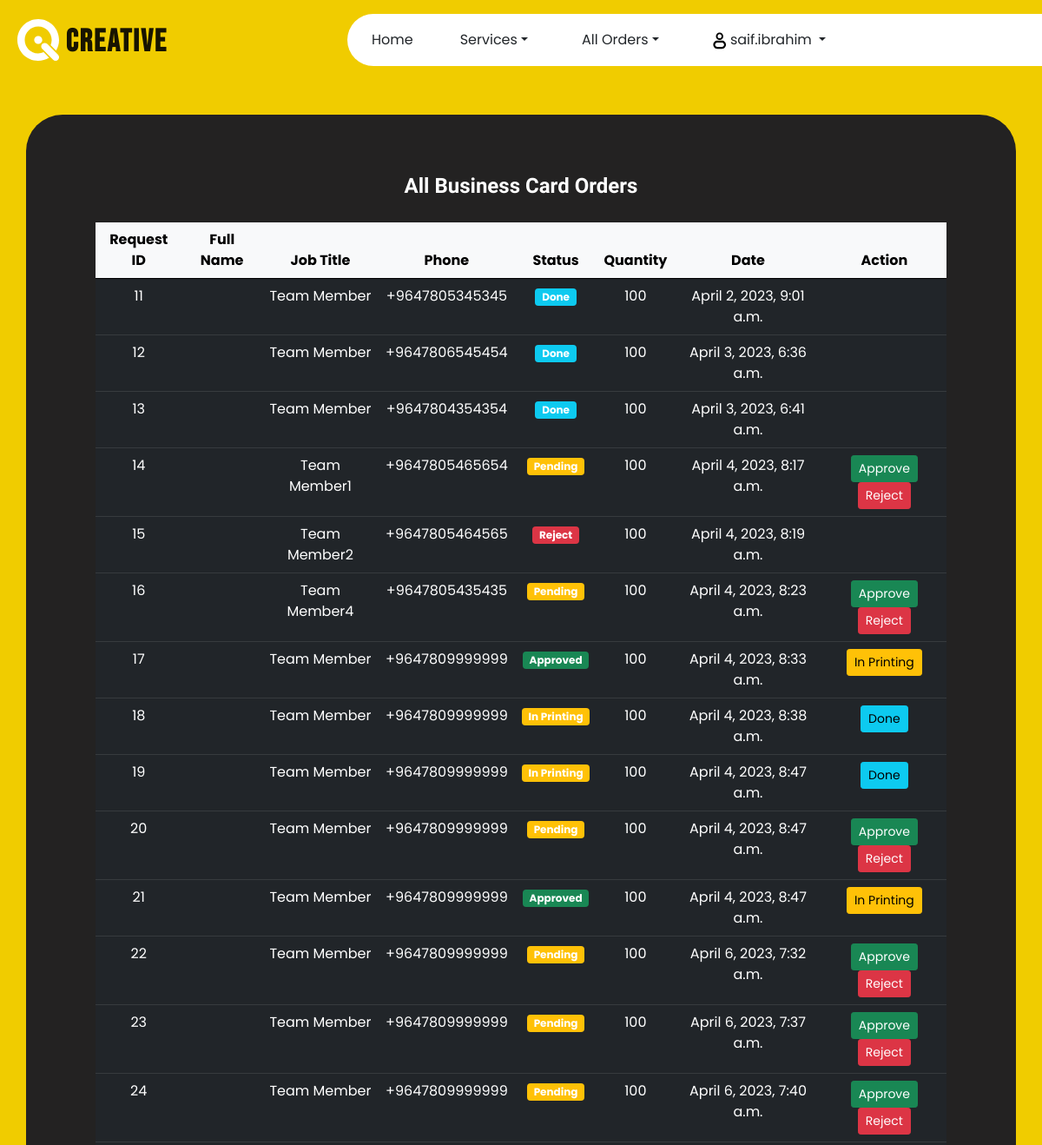
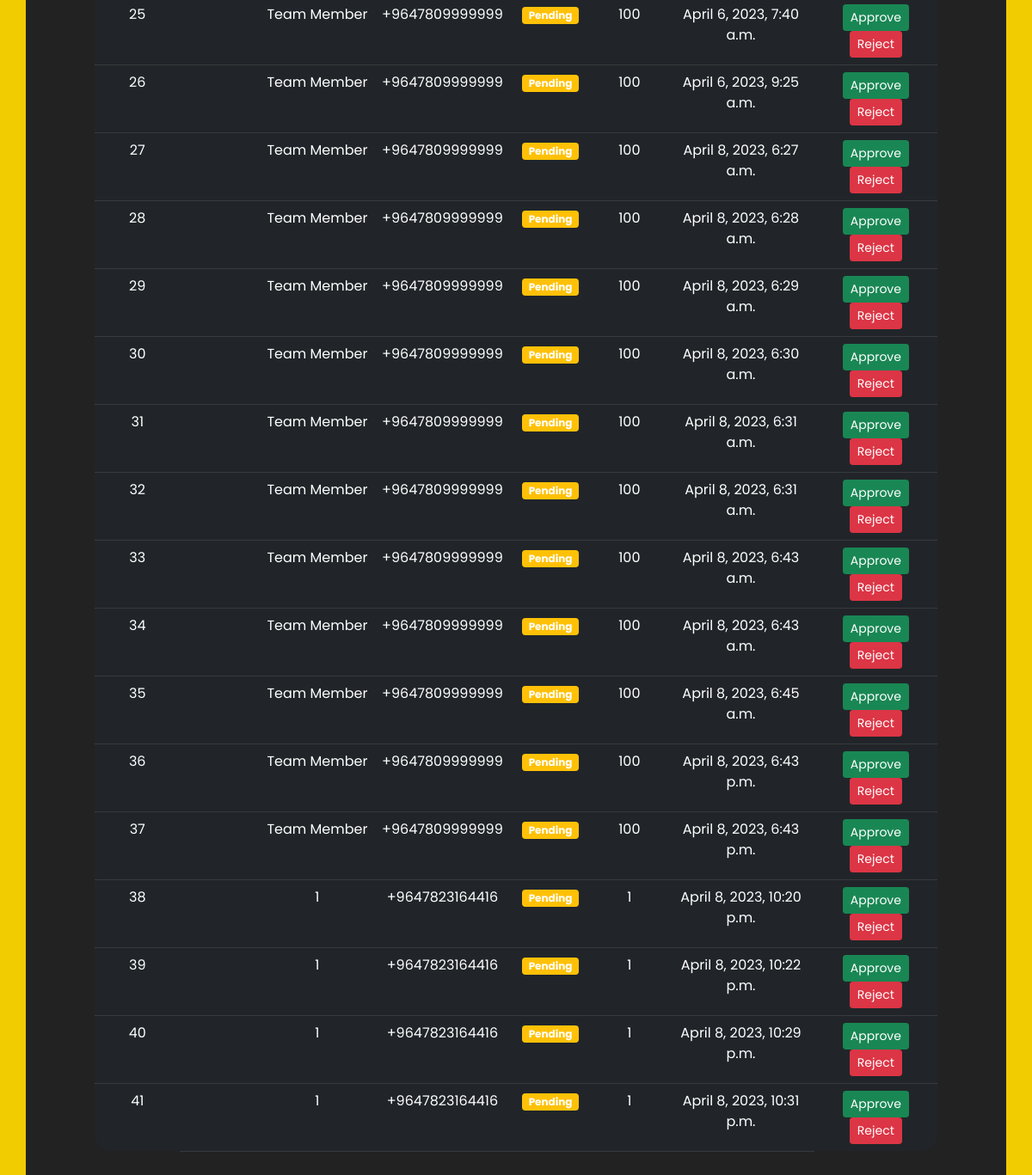
/business_order/orders/ (signed in), run on the app's committed database (2 pictures, top to bottom).
### accounts/models.py (models this page shows, shortened)
class User(AbstractBaseUser, PermissionsMixin):
    id = models.AutoField(primary_key=True, )
    phone = PhoneNumberField()
    firstname = models.CharField(verbose_name=_("first name"), max_length=30)
    lastname = models.CharField(verbose_name=_("last name"), max_length=30)
    email = models.EmailField(verbose_name=_("email"), max_length=60, unique=True)
    username = models.CharField(max_length=30, unique=True, verbose_name=_('Username'))
    last_login = models.DateTimeField(verbose_name=_('last login'), auto_now=True)
    is_businesscard_admin = models.BooleanField(default=False, verbose_name=_('Is Business Card admin'))
    is_servicecenter_admin = models.BooleanField(default=False, verbose_name=_('Is Service Center admin'))
    is_active = models.BooleanField(default=True, verbose_name=_('Is active'))
    is_staff = models.BooleanField(default=False, verbose_name=_('Is staff'))
    is_superuser = models.BooleanField(default=False, verbose_name=_('Is superuser'))
    created_at = models.DateTimeField(auto_now_add=True,editable=False,verbose_name=_('Created at'))
    modified_at = models.DateTimeField(auto_now=True,editable=False,verbose_name=_('Modified at'))
    created_by = models.ForeignKey(
        'User', related_name='%(class)s_createdby', on_delete=models.CASCADE, blank=True, null=True,editable=False,verbose_name=_('Created by'))
    modified_by = models.ForeignKey(
        'User', related_name='%(class)s_modifiedby', null=True, blank=True, on_delete=models.CASCADE,editable=False,verbose_name=_('Modified by'))
    USERNAME_FIELD = 'email'
    REQUIRED_FIELDS = ['username']
    objects = UserManager()
    class Meta:
        verbose_name = _('User')
        verbose_name_plural = _('Users')

### businesscard/models.py (models this page shows, shortened)
class BusinessRequest(models.Model):
    id = models.AutoField(primary_key=True, )
    user = models.ForeignKey(User, related_name='%(class)s_user',
                             null=True, blank=True, on_delete=models.CASCADE)
    employee_id = models.BigIntegerField(blank=False, null=False)
    first_name_en = models.CharField(
        max_length=250, blank=False, null=False, verbose_name='First Name En')
    last_name_en = models.CharField(
        max_length=250, blank=True, null=True, verbose_name='Last Name En')
    first_name_ar = models.CharField(
        max_length=250, blank=False, null=False, verbose_name='First Name Ar')
    last_name_ar = models.CharField(
        max_length=250, blank=True, null=True, verbose_name='last Name Ar')
    job_title = models.CharField(
        max_length=250, blank=False, null=False, verbose_name='Job Title En')
    job_title_ar = models.CharField(
        max_length=250, blank=False, null=False, verbose_name='Job Title Ar')
    phone = PhoneNumberField(verbose_name="Phone Number")
    quantity = models.BigIntegerField(blank=False, null=False)
    pdf = models.FileField(upload_to='pdf/%Y/%m/%d/', verbose_name='PDF')
    created_at = models.DateTimeField(
        auto_now_add=True, editable=False, verbose_name='Created at')
    status = models.CharField(choices=STATUS, default='Pending', max_length=250, blank=False, null=False,
                              verbose_name='Status')
    status_change_by = models.ForeignKey(User, related_name='%(class)s_status_change_by', null=True, blank=True,
                                         on_delete=models.CASCADE)
    status_change_at = models.DateTimeField(
        editable=False, null=True, blank=True, verbose_name='Status Change By')
    modified_at = models.DateTimeField(
        auto_now=True, editable=False, verbose_name='Modified at')
    created_by = models.ForeignKey(
        User, related_name='%(class)s_createdby', on_delete=models.CASCADE, blank=True, null=True, editable=False,
        verbose_name='Created by')
    modified_by = models.ForeignKey(
        User, related_name='%(class)s_modifiedby', null=True, blank=True, on_delete=models.CASCADE, editable=False,
        verbose_name='Modified by')

### businesscard/views.py (the view)
# urls.py: path('orders/', BusinessRequestList, name='business_orders'),
def BusinessRequestList(request):
    all_requests = None
    if request.user.is_authenticated and (request.user.is_superuser or request.user.is_businesscard_admin):
        all_requests = BusinessRequest.objects.all()
    context = {
        'all_requests': all_requests,
    }
    return render(request, 'businesscard/orders.html', context)

### templates/businesscard/orders.html (shortened to what this page needs)
{% extends "layout.html" %}
{% block content %}
{% load static %}
{% if user.is_authenticated %}
    <div class="h-full-page" id="orders">
        <div class="my-container lg:flex x2l:block justify-center">
            <div class="sgin-in-section pb-3 p-2 xl:p-10 lg:flex flex-col justify-center text-center bg-qitext text-white">
                <h3 class="message text-3xl x2l:text-4xl font-extrabold font-roleway">All Business Card Orders</h3>
                <div class="table-responsive">
                <table class="table table-dark table-hover responsive">
                    <thead class="table-light">
                        <tr>
                            <th>Request ID</th>
                            <th>Full Name</th>
                            <th>Job Title</th>
                            <th>Phone</th>
                            <th>Status</th>
                            <th>Quantity</th>
                            <th>Date</th>
                            <th>Action</th>
                        </tr>
                     </thead>
                    <tbody>
                    {% for req in all_requests %}
                    <tr>
                        <td><a href="{% url 'BusinessRequestDetails' req.id %}">{{ req.id }}</a></td>
                        <td>{{ req.full_name_en }}</td>
                        <td>{{ req.job_title }}</td>
                        <td>{{ req.phone }}</td>
                        <td><span class="badge bg-{% if req.status == 'Pending' %}warning{% elif req.status == 'Approved' %}success{% elif req.status == 'Reject' %}danger{% elif req.status == 'In Printing' %}warning{% elif req.status == 'Done' %}info{% endif %}">{{ req.status }}</span></td>
                        <td>{{ req.quantity }}</td>
                        <td>{{ req.created_at }}</td>
                        <td>{% if req.status == 'Pending' %}<a class="btn btn-sm btn-success" href="{% url 'BusinessRequestApprove' req.id %}">Approve</a><a class="btn btn-sm btn-danger" href="{% url 'BusinessRequestReject' req.id %}">Reject</a>{% elif req.status == 'Approved' %}<a class="btn btn-sm btn-warning" href="{% url 'BusinessRequestInPrinting' req.id %}">In Printing</a>{% elif req.status == 'In Printing' %}<a class="btn btn-sm btn-info" href="{% url 'BusinessRequestDone' req.id %}">Done</a>{% endif %}
                        </td>
                    </tr>
                    {% endfor %}
                    </tbody>
                </table>
                </div>
            </div>
        </div>
    </div>
{% endif %}
{% endblock %}

### templates/layout.html (shortened to what this page needs)
{% load static %} {% load socialaccount %}
<!DOCTYPE html>
<html lang="en">
  <head>
    <link href="{% static 'css/bootstrap.min.css' %}" rel="stylesheet" />
    <link
      rel="stylesheet"
      type="text/css"
      href="{% static 'css/index-ce0453.css' %}?v=1.1.4"
    />
    <link
      rel="stylesheet"
      href="https://cdn.jsdelivr.net/npm/bootstrap-icons@1.10.4/font/bootstrap-icons.css"
    />
    <link href="{% static 'css/aos.css' %}" rel="stylesheet" />
  </head>
  <body style="background-color: #f0cc00">
    <div id="root">
      <div class="bg-qibg text-qitext pt-2">
        <nav
          class="navbar navbar-expand-lg sticky-top navbar-light"
          id="qi-navbar"
        >
          <div class="container-fluid">
            <a
              class="navbar-brand font-bold text-3xl sm:text-4xl font-bebas xs:block"
              href="/"
            >
              <img
                src="{% static '/images/qi-logo.svg' %}"
                alt="Logo"
                height="48px"
                width="48px"
                class="d-inline-block"
              />
              <p class="nav-text">Creative</p>
            </a>
            <div
              class="collapse navbar-collapse bg-white rounded-l-full"
              id="QinavbarToggler"
            >
              <ul class="nav nav-navbar items-center me-auto mb-2 mb-lg-0">
                <li class="nav-item">
                  <a class="nav-link link-hover text-dark" href="/">Home</a>
                </li>
                 {% if user.is_authenticated %}
                <li class="nav-item dropdown">
                  <a
                    class="nav-link dropdown-toggle text-dark"
                    href="#"
                    id="navbarDropdown"
                    role="button"
                    data-bs-toggle="dropdown"
                    aria-expanded="false"
                    >Services</a
                  >
                </li>
                {% if user.is_superuser or user.is_businesscard_admin %}
                <li class="nav-item dropdown">
                  <a
                    class="nav-link dropdown-toggle text-dark"
                    href="#"
                    id="navbarDropdown"
                    role="button"
                    data-bs-toggle="dropdown"
                    aria-expanded="false"
                    >All Orders</a
                  >
                </li>
                {% endif %}
                <li class="nav-item dropdown">
                  <a
                    class="nav-link dropdown-toggle text-dark"
                    href="#"
                    id="navbarDropdown"
                    role="button"
                    data-bs-toggle="dropdown"
                    aria-expanded="false"
                  >
                    <img
                      src="{% static '/images/profile.svg' %}"
                      alt="Logo"
                      height="16px"
                      width="16px"
                      class="d-inline-block"
                    />
                    {{ user.username }}
                  </a>
                </li>
                {% endif %}
              </ul>
            </div>
          </div>
        </nav>
         {% block content %}{% endblock %}
      </div>
    </div>
  </body>
</html>

### data on the page
User: username "saif.ibrahim"
BusinessRequest: id "11", job_title "Team Member", phone "+9647805345345", status "Done", quantity "100", created_at "April 2, 2023, 9:01 a.m."
BusinessRequest: id "12", job_title "Team Member", phone "+9647806545454", status "Done", quantity "100", created_at "April 3, 2023, 6:36 a.m."
BusinessRequest: id "13", job_title "Team Member", phone "+9647804354354", status "Done", quantity "100", created_at "April 3, 2023, 6:41 a.m."
BusinessRequest: id "14", job_title "Team Member1", phone "+9647805465654", status "Pending", quantity "100", created_at "April 4, 2023, 8:17 a.m.", shows "Approve"
BusinessRequest: id "15", job_title "Team Member2", phone "+9647805464565", status "Reject", quantity "100", created_at "April 4, 2023, 8:19 a.m."
BusinessRequest: id "16", job_title "Team Member4", phone "+9647805435435", status "Pending", quantity "100", created_at "April 4, 2023, 8:23 a.m.", shows "Approve"
BusinessRequest: id "17", job_title "Team Member", phone "+9647809999999", status "Approved", quantity "100", created_at "April 4, 2023, 8:33 a.m.", shows "In Printing"
BusinessRequest: id "18", job_title "Team Member", phone "+9647809999999", status "In Printing", quantity "100", created_at "April 4, 2023, 8:38 a.m.", shows "Done"
BusinessRequest: id "19", job_title "Team Member", phone "+9647809999999", status "In Printing", quantity "100", created_at "April 4, 2023, 8:47 a.m.", shows "Done"
BusinessRequest: id "20", job_title "Team Member", phone "+9647809999999", status "Pending", quantity "100", created_at "April 4, 2023, 8:47 a.m.", shows "Approve"
BusinessRequest: id "21", job_title "Team Member", phone "+9647809999999", status "Approved", quantity "100", created_at "April 4, 2023, 8:47 a.m.", shows "In Printing"
BusinessRequest: id "22", job_title "Team Member", phone "+9647809999999", status "Pending", quantity "100", created_at "April 6, 2023, 7:32 a.m.", shows "Approve"
BusinessRequest: id "23", job_title "Team Member", phone "+9647809999999", status "Pending", quantity "100", created_at "April 6, 2023, 7:37 a.m.", shows "Approve"
BusinessRequest: id "24", job_title "Team Member", phone "+9647809999999", status "Pending", quantity "100", created_at "April 6, 2023, 7:40 a.m.", shows "Approve"
BusinessRequest: id "25", job_title "Team Member", phone "+9647809999999", status "Pending", quantity "100", created_at "April 6, 2023, 7:40 a.m.", shows "Approve"
BusinessRequest: id "26", job_title "Team Member", phone "+9647809999999", status "Pending", quantity "100", created_at "April 6, 2023, 9:25 a.m.", shows "Approve"
BusinessRequest: id "27", job_title "Team Member", phone "+9647809999999", status "Pending", quantity "100", created_at "April 8, 2023, 6:27 a.m.", shows "Approve"
BusinessRequest: id "28", job_title "Team Member", phone "+9647809999999", status "Pending", quantity "100", created_at "April 8, 2023, 6:28 a.m.", shows "Approve"
BusinessRequest: id "29", job_title "Team Member", phone "+9647809999999", status "Pending", quantity "100", created_at "April 8, 2023, 6:29 a.m.", shows "Approve"
BusinessRequest: id "30", job_title "Team Member", phone "+9647809999999", status "Pending", quantity "100", created_at "April 8, 2023, 6:30 a.m.", shows "Approve"
BusinessRequest: id "31", job_title "Team Member", phone "+9647809999999", status "Pending", quantity "100", created_at "April 8, 2023, 6:31 a.m.", shows "Approve"
BusinessRequest: id "32", job_title "Team Member", phone "+9647809999999", status "Pending", quantity "100", created_at "April 8, 2023, 6:31 a.m.", shows "Approve"
BusinessRequest: id "33", job_title "Team Member", phone "+9647809999999", status "Pending", quantity "100", created_at "April 8, 2023, 6:43 a.m.", shows "Approve"
BusinessRequest: id "34", job_title "Team Member", phone "+9647809999999", status "Pending", quantity "100", created_at "April 8, 2023, 6:43 a.m.", shows "Approve"
BusinessRequest: id "35", job_title "Team Member", phone "+9647809999999", status "Pending", quantity "100", created_at "April 8, 2023, 6:45 a.m.", shows "Approve"
BusinessRequest: id "36", job_title "Team Member", phone "+9647809999999", status "Pending", quantity "100", created_at "April 8, 2023, 6:43 p.m.", shows "Approve"
BusinessRequest: id "37", job_title "Team Member", phone "+9647809999999", status "Pending", quantity "100", created_at "April 8, 2023, 6:43 p.m.", shows "Approve"
BusinessRequest: id "38", job_title "1", phone "+9647823164416", status "Pending", quantity "1", created_at "April 8, 2023, 10:20 p.m.", shows "Approve"
BusinessRequest: id "39", job_title "1", phone "+9647823164416", status "Pending", quantity "1", created_at "April 8, 2023, 10:22 p.m.", shows "Approve"
BusinessRequest: id "40", job_title "1", phone "+9647823164416", status "Pending", quantity "1", created_at "April 8, 2023, 10:29 p.m.", shows "Approve"
BusinessRequest: id "41", job_title "1", phone "+9647823164416", status "Pending", quantity "1", created_at "April 8, 2023, 10:31 p.m.", shows "Approve"
